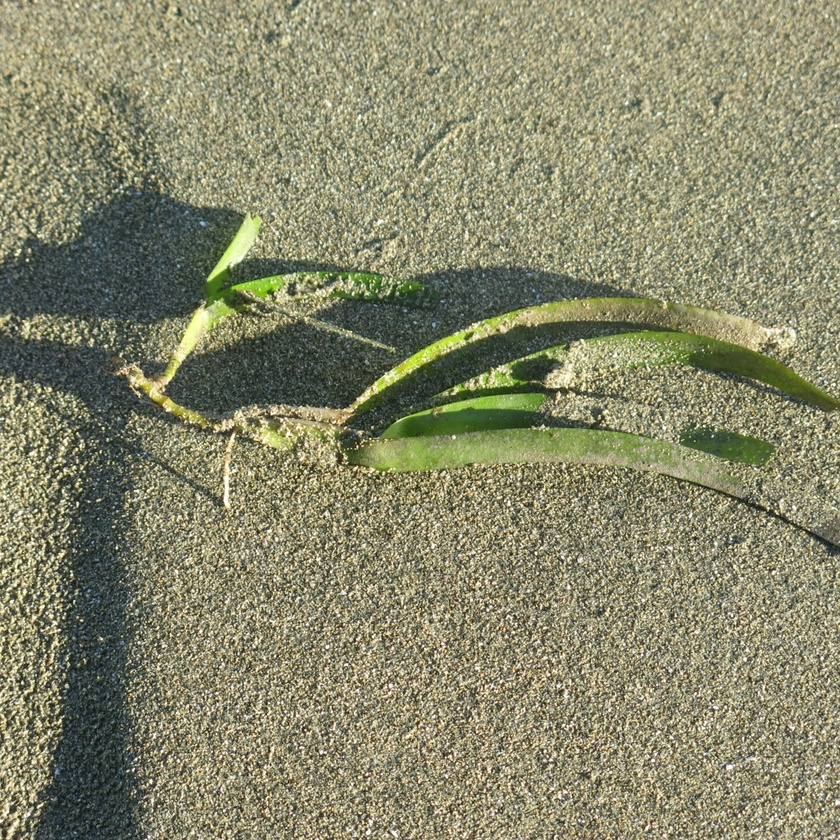
#> input picture PythonScipt/final-sample-image/IMG_5271.JPG, 840 x 840 px, shrunk from 1200 x 1200 before the run, found by its file name; its folder holds only this picture in this run
$ python clahe-mist.py
#> lines starting #> are read from the running program, lines starting #| are printed output that depends on the picture
import os
import cv2

def apply_clahe(input_image_path, output_image_path, clip_limit=2.0, tile_size=8):
    # Create output directory if it doesn't exist
#> called with clip_limit = 2, tile_size = 8
    os.makedirs(output_image_path, exist_ok=True)

    # Get a list of all files in the input directory
    files = os.listdir(input_image_path)

    for file in files:
        # Check if the file is an image
        if file.endswith(('.jpg', 'JPG', '.jpeg', '.png', '.bmp')):
            # Read the input image
            image_path = os.path.join(input_image_path, file)
            image = cv2.imread(image_path)
#> image is the input picture: shape (840, 840, 3); mean B, G, R 107.2, 135.7, 135.9

            # Convert the image to grayscale
            gray = cv2.cvtColor(image, cv2.COLOR_BGR2GRAY)
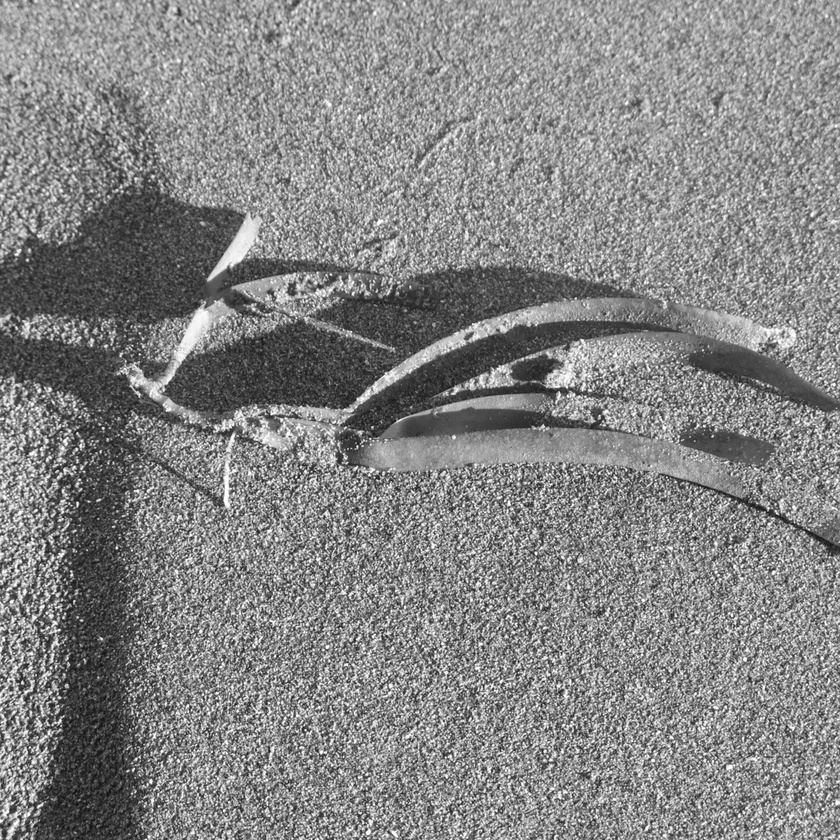
#> gray: shape (840, 840); min 13, max 255, mean 132.5

            # Create a CLAHE object
            clahe = cv2.createCLAHE(clipLimit=clip_limit, tileGridSize=(tile_size, tile_size))

            # Apply CLAHE to the grayscale image
            equalized = clahe.apply(gray)
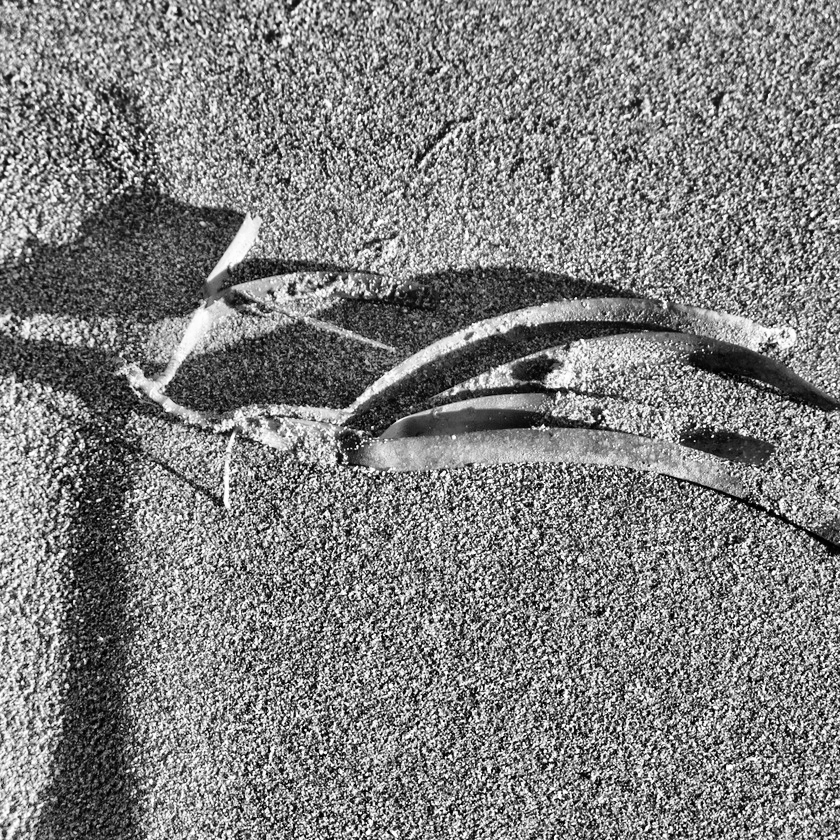
#> equalized: shape (840, 840); min 0, max 255, mean 127.4

            # Save the enhanced image
            output_path = os.path.join(output_image_path, file)
            cv2.imwrite(output_path, equalized)

            print(f"Enhanced image saved: {output_path}")

# Specify input and output directories

input_image_path = 'C:\\Users\\Full Scale\\Documents\\MSIT\\PythonScipt\\final-sample-image'
output_image_path = 'C:\\Users\\Full Scale\\Documents\MSIT\\PythonScipt\\clahe-output-img'

# Specify CLAHE parameters (clip_limit and tile_size)
clip_limit = 2.0
tile_size = 8

# Apply CLAHE to all images in the input directory
apply_clahe(input_image_path, output_image_path, clip_limit, tile_size)

$ run again, on PythonScipt/final-sample-image/IMG_5568.JPG
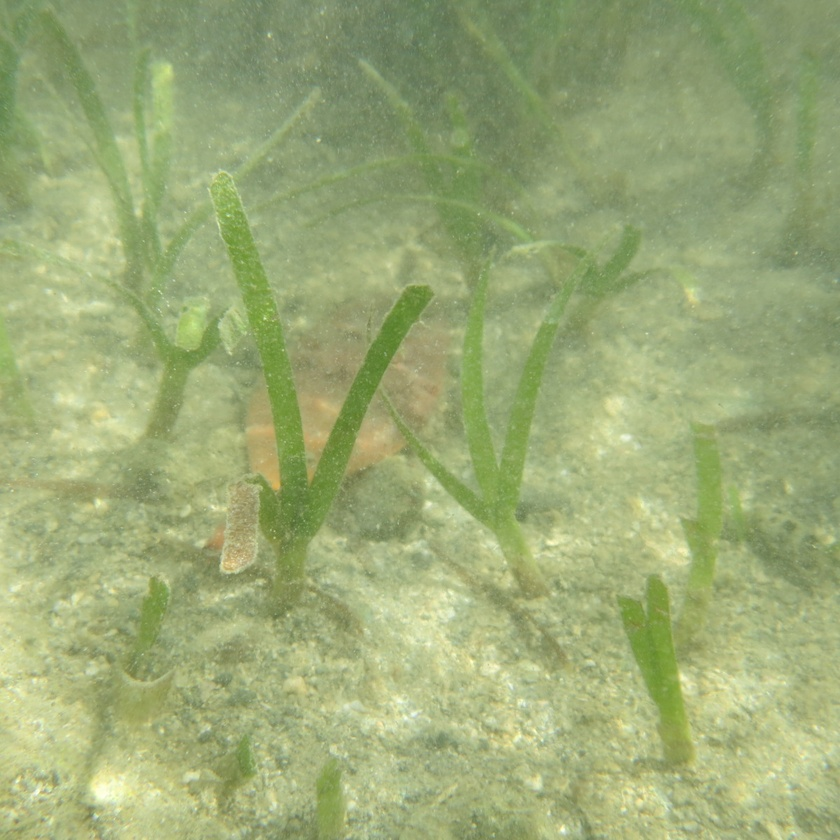
#> input picture PythonScipt/final-sample-image/IMG_5568.JPG, 840 x 840 px, shrunk from 1200 x 1200 before the run, found by its file name
#> in apply_clahe, image is the input picture: shape (840, 840, 3); mean B, G, R 118.2, 170.3, 155.4
#> in apply_clahe, `gray = cv2.cvtColor(image, cv2.COLOR_BGR2GRAY)`:
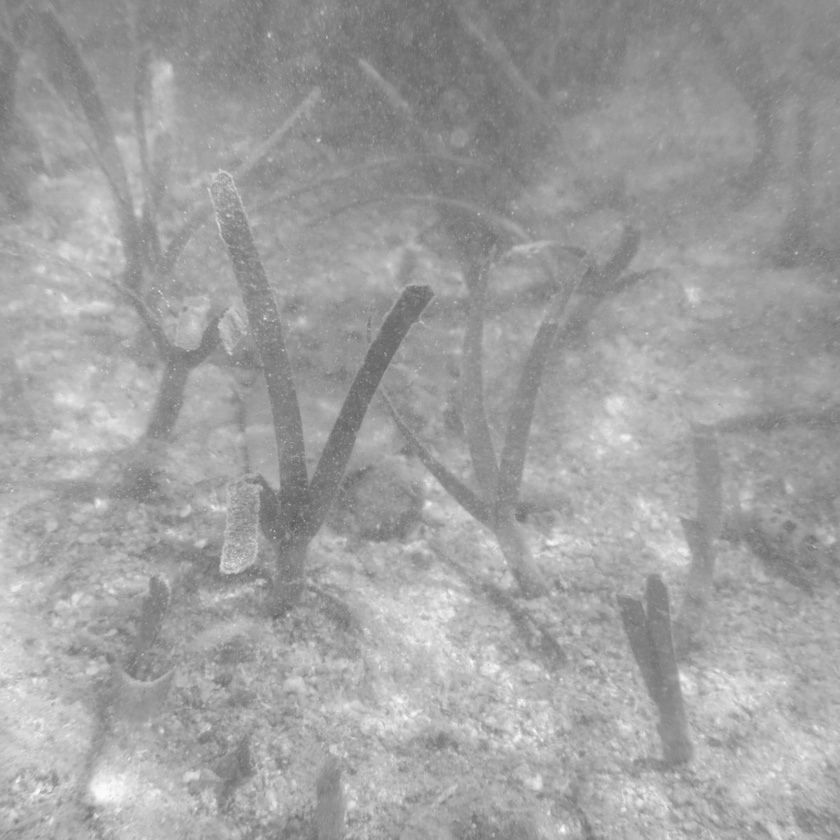
#> gray: shape (840, 840); min 96, max 253, mean 159.9
#> in apply_clahe, `equalized = clahe.apply(gray)`:
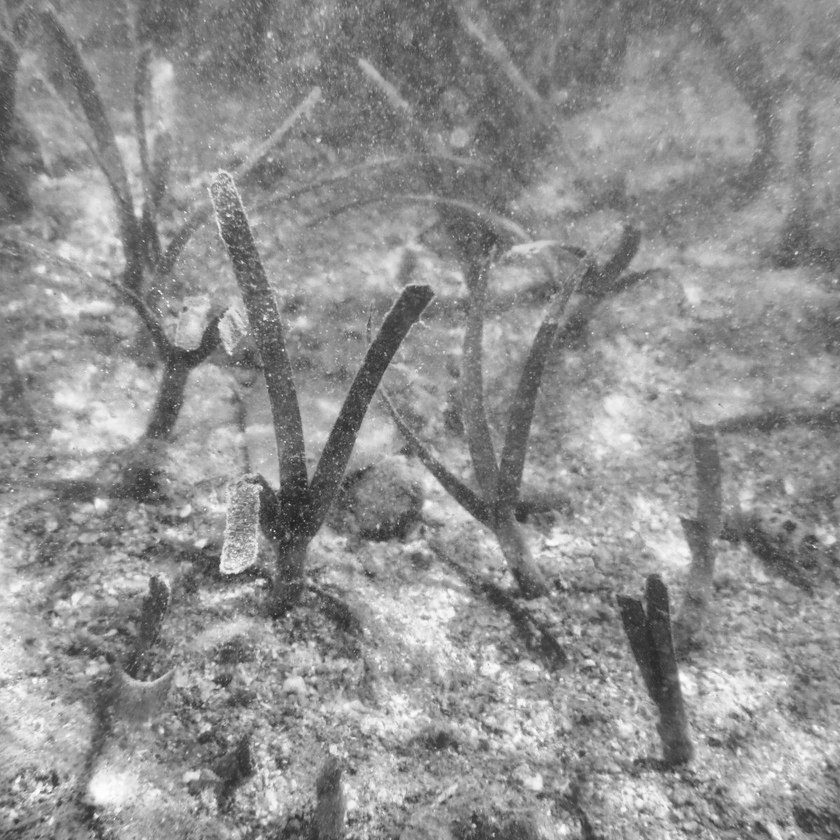
#> equalized: shape (840, 840); min 37, max 254, mean 144.3

$ run again, on PythonScipt/final-sample-image/IMG_5569.JPG
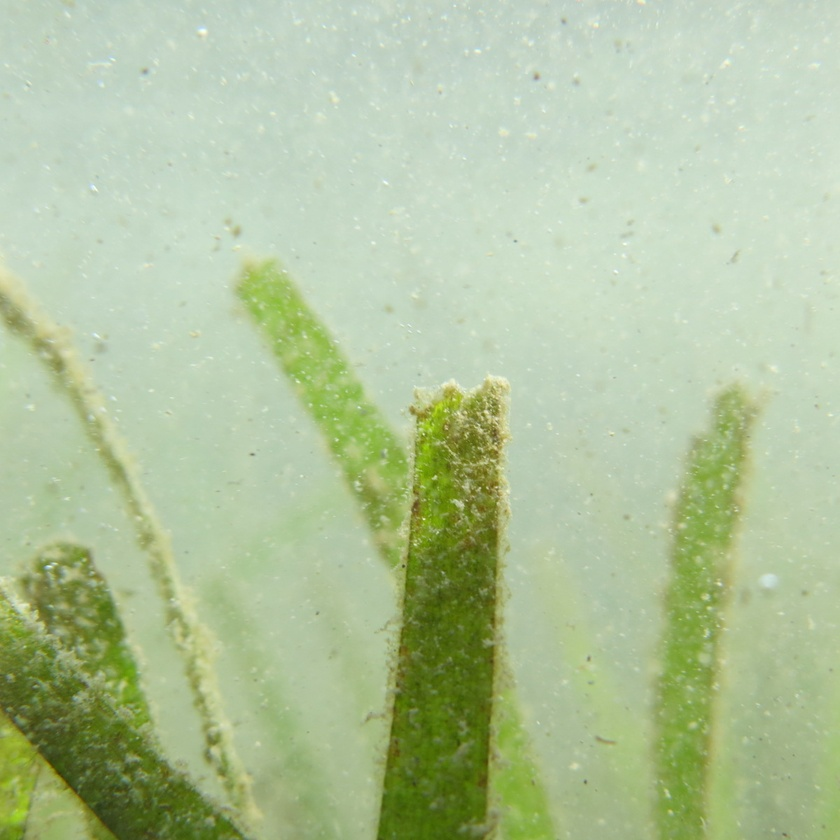
#> input picture PythonScipt/final-sample-image/IMG_5569.JPG, 840 x 840 px, shrunk from 1200 x 1200 before the run, found by its file name
#> in apply_clahe, image is the input picture: shape (840, 840, 3); mean B, G, R 155.7, 194.7, 176.2
#> in apply_clahe, `gray = cv2.cvtColor(image, cv2.COLOR_BGR2GRAY)`:
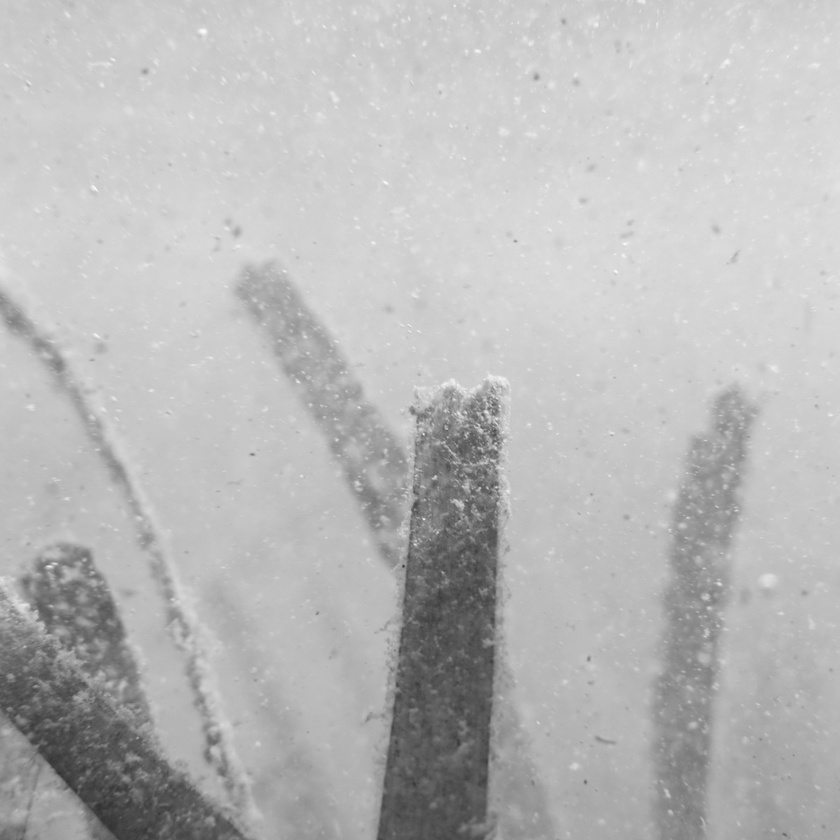
#> gray: shape (840, 840); min 47, max 250, mean 184.8
#> in apply_clahe, `equalized = clahe.apply(gray)`:
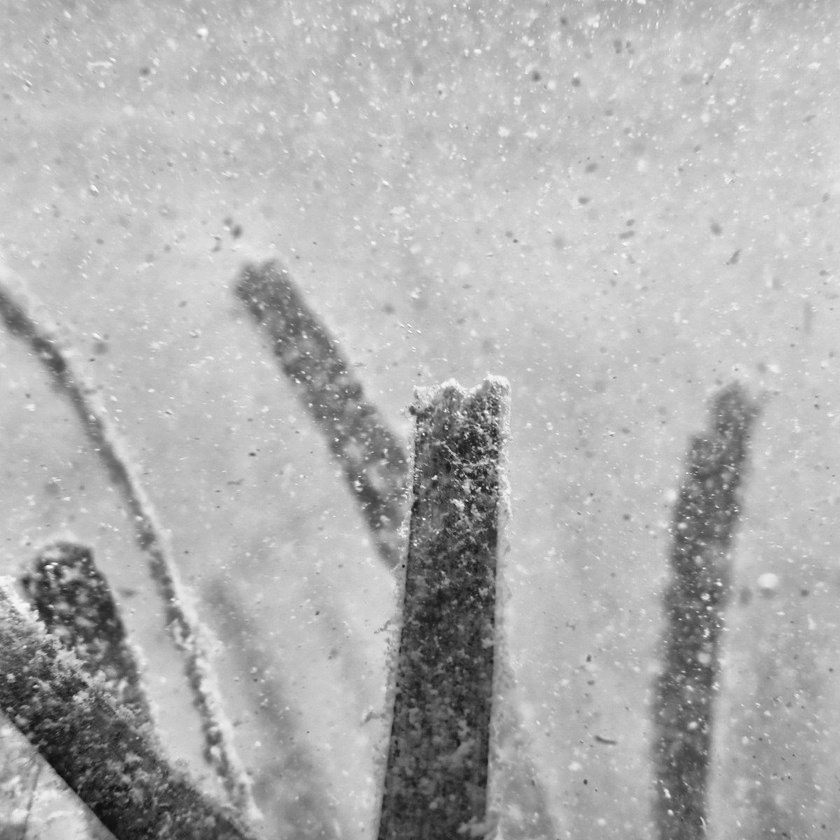
#> equalized: shape (840, 840); min 14, max 251, mean 176.4

$ run again, on PythonScipt/final-sample-image/IMG_5570.JPG
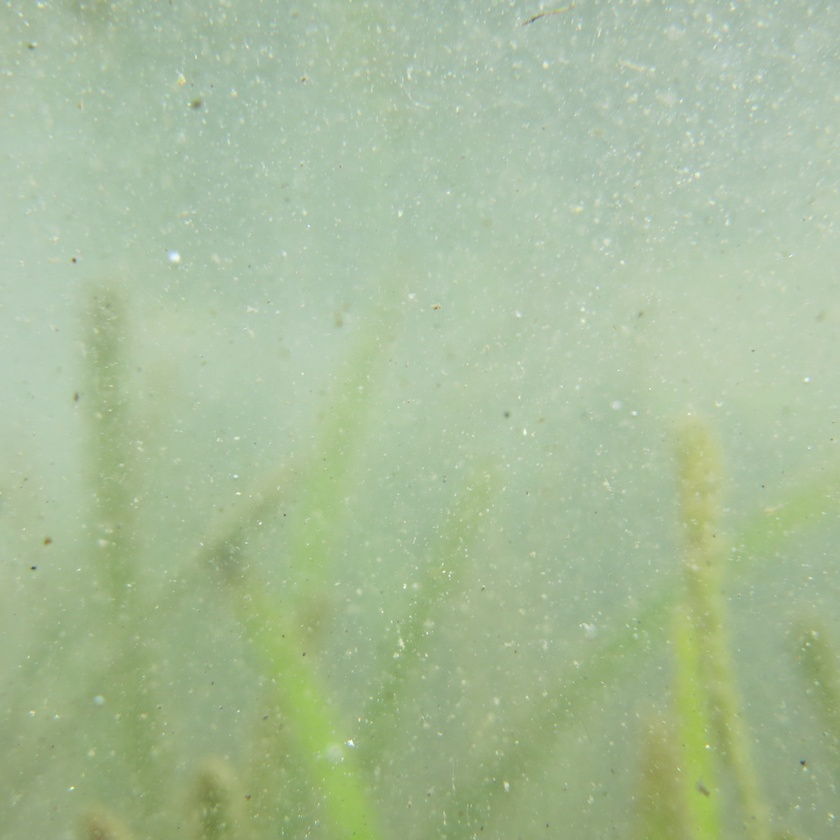
#> input picture PythonScipt/final-sample-image/IMG_5570.JPG, 840 x 840 px, shrunk from 1200 x 1200 before the run, found by its file name
#> in apply_clahe, image is the input picture: shape (840, 840, 3); mean B, G, R 153, 188, 167.5
#> in apply_clahe, `gray = cv2.cvtColor(image, cv2.COLOR_BGR2GRAY)`:
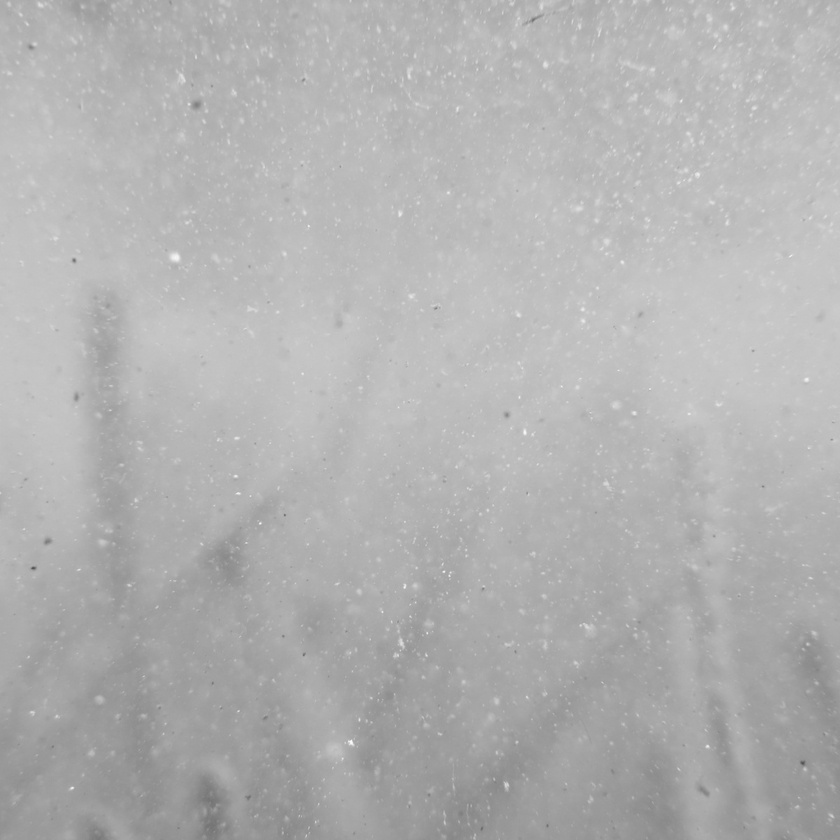
#> gray: shape (840, 840); min 80, max 249, mean 177.9
#> in apply_clahe, `equalized = clahe.apply(gray)`:
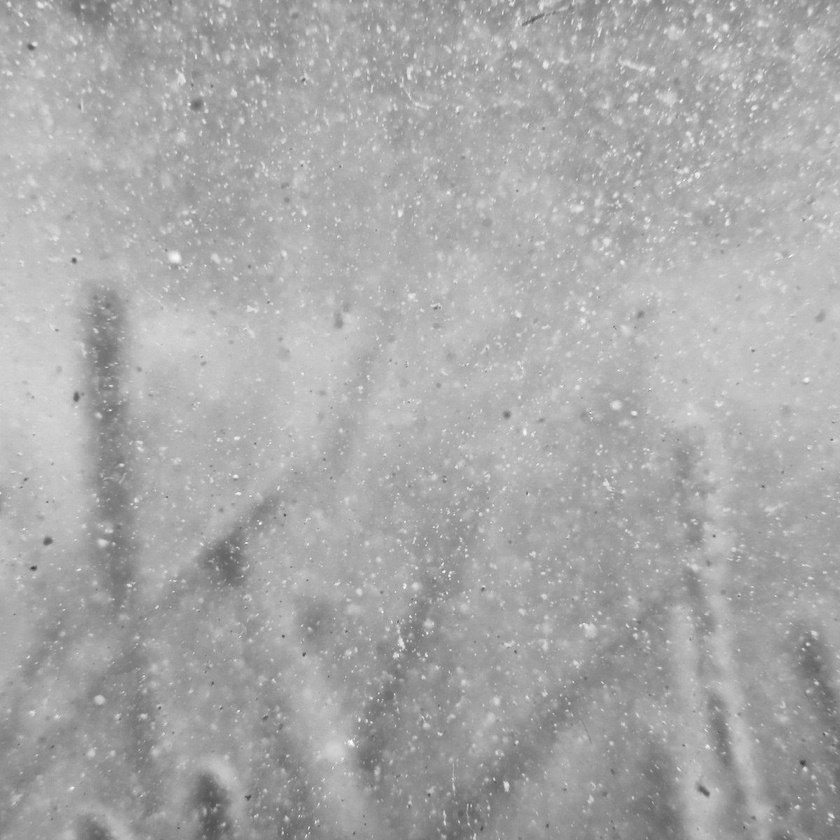
#> equalized: shape (840, 840); min 60, max 251, mean 168.8
